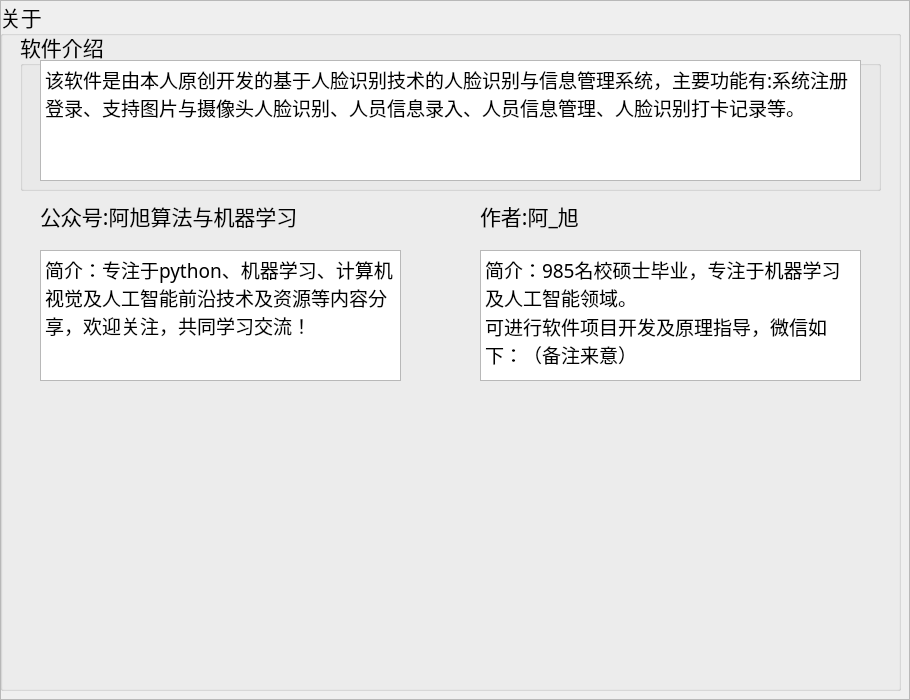
<?xml version="1.0" encoding="UTF-8"?>
<ui version="4.0">
 <class>aboutForm</class>
 <widget class="QWidget" name="aboutForm">
  <property name="geometry">
   <rect>
    <x>0</x>
    <y>0</y>
    <width>910</width>
    <height>700</height>
   </rect>
  </property>
  <property name="windowTitle">
   <string>Form</string>
  </property>
  <widget class="QFrame" name="frame">
   <property name="geometry">
    <rect>
     <x>0</x>
     <y>0</y>
     <width>911</width>
     <height>701</height>
    </rect>
   </property>
   <property name="frameShape">
    <enum>QFrame::StyledPanel</enum>
   </property>
   <property name="frameShadow">
    <enum>QFrame::Raised</enum>
   </property>
   <widget class="QFrame" name="frame_2">
    <property name="geometry">
     <rect>
      <x>0</x>
      <y>0</y>
      <width>910</width>
      <height>700</height>
     </rect>
    </property>
    <property name="frameShape">
     <enum>QFrame::StyledPanel</enum>
    </property>
    <property name="frameShadow">
     <enum>QFrame::Raised</enum>
    </property>
    <widget class="QGroupBox" name="groupBox">
     <property name="geometry">
      <rect>
       <x>0</x>
       <y>0</y>
       <width>901</width>
       <height>691</height>
      </rect>
     </property>
     <property name="font">
      <font>
       <family>华文楷体</family>
       <pointsize>16</pointsize>
      </font>
     </property>
     <property name="title">
      <string>关于</string>
     </property>
     <widget class="QLabel" name="label_2">
      <property name="geometry">
       <rect>
        <x>480</x>
        <y>200</y>
        <width>161</width>
        <height>31</height>
       </rect>
      </property>
      <property name="text">
       <string>作者:阿_旭</string>
      </property>
     </widget>
     <widget class="QLabel" name="label_3">
      <property name="geometry">
       <rect>
        <x>40</x>
        <y>200</y>
        <width>361</width>
        <height>31</height>
       </rect>
      </property>
      <property name="text">
       <string>公众号:阿旭算法与机器学习</string>
      </property>
     </widget>
     <widget class="QLabel" name="label">
      <property name="geometry">
       <rect>
        <x>70</x>
        <y>380</y>
        <width>280</width>
        <height>280</height>
       </rect>
      </property>
      <property name="styleSheet">
       <string notr="true">image: url(:/icons/ui_imgs/扫码关注公众号：【阿旭算法与机器学习】可以获取更多学习内容.jpg);</string>
      </property>
      <property name="text">
       <string/>
      </property>
     </widget>
     <widget class="QLabel" name="label_4">
      <property name="geometry">
       <rect>
        <x>550</x>
        <y>389</y>
        <width>261</width>
        <height>271</height>
       </rect>
      </property>
      <property name="styleSheet">
       <string notr="true">image: url(:/icons/ui_imgs/阿旭.jpg);</string>
      </property>
      <property name="text">
       <string/>
      </property>
     </widget>
     <widget class="QTextEdit" name="textEdit">
      <property name="geometry">
       <rect>
        <x>40</x>
        <y>250</y>
        <width>361</width>
        <height>131</height>
       </rect>
      </property>
      <property name="html">
       <string>&lt;!DOCTYPE HTML PUBLIC &quot;-//W3C//DTD HTML 4.0//EN&quot; &quot;http://www.w3.org/TR/REC-html40/strict.dtd&quot;&gt;
&lt;html&gt;&lt;head&gt;&lt;meta name=&quot;qrichtext&quot; content=&quot;1&quot; /&gt;&lt;style type=&quot;text/css&quot;&gt;
p, li { white-space: pre-wrap; }
&lt;/style&gt;&lt;/head&gt;&lt;body style=&quot; font-family:'华文楷体'; font-size:16pt; font-weight:400; font-style:normal;&quot;&gt;
&lt;p style=&quot; margin-top:0px; margin-bottom:0px; margin-left:0px; margin-right:0px; -qt-block-indent:0; text-indent:0px;&quot;&gt;&lt;span style=&quot; font-size:14pt;&quot;&gt;简介：专注于python、机器学习、计算机视觉及人工智能前沿技术及资源等内容分享，欢迎关注，共同学习交流！&lt;/span&gt;&lt;/p&gt;&lt;/body&gt;&lt;/html&gt;</string>
      </property>
     </widget>
     <widget class="QTextEdit" name="textEdit_2">
      <property name="geometry">
       <rect>
        <x>480</x>
        <y>250</y>
        <width>381</width>
        <height>131</height>
       </rect>
      </property>
      <property name="html">
       <string>&lt;!DOCTYPE HTML PUBLIC &quot;-//W3C//DTD HTML 4.0//EN&quot; &quot;http://www.w3.org/TR/REC-html40/strict.dtd&quot;&gt;
&lt;html&gt;&lt;head&gt;&lt;meta name=&quot;qrichtext&quot; content=&quot;1&quot; /&gt;&lt;style type=&quot;text/css&quot;&gt;
p, li { white-space: pre-wrap; }
&lt;/style&gt;&lt;/head&gt;&lt;body style=&quot; font-family:'华文楷体'; font-size:16pt; font-weight:400; font-style:normal;&quot;&gt;
&lt;p style=&quot; margin-top:0px; margin-bottom:0px; margin-left:0px; margin-right:0px; -qt-block-indent:0; text-indent:0px;&quot;&gt;&lt;span style=&quot; font-size:14pt;&quot;&gt;简介：985名校硕士毕业，专注于机器学习及人工智能领域。&lt;/span&gt;&lt;/p&gt;
&lt;p style=&quot; margin-top:0px; margin-bottom:0px; margin-left:0px; margin-right:0px; -qt-block-indent:0; text-indent:0px;&quot;&gt;&lt;span style=&quot; font-size:14pt;&quot;&gt;可进行软件项目开发及原理指导，微信如下：（备注来意）&lt;/span&gt;&lt;/p&gt;&lt;/body&gt;&lt;/html&gt;</string>
      </property>
     </widget>
     <widget class="QGroupBox" name="groupBox_2">
      <property name="geometry">
       <rect>
        <x>20</x>
        <y>30</y>
        <width>861</width>
        <height>161</height>
       </rect>
      </property>
      <property name="title">
       <string>软件介绍</string>
      </property>
      <widget class="QTextEdit" name="textEdit_3">
       <property name="geometry">
        <rect>
         <x>20</x>
         <y>30</y>
         <width>821</width>
         <height>121</height>
        </rect>
       </property>
       <property name="html">
        <string>&lt;!DOCTYPE HTML PUBLIC &quot;-//W3C//DTD HTML 4.0//EN&quot; &quot;http://www.w3.org/TR/REC-html40/strict.dtd&quot;&gt;
&lt;html&gt;&lt;head&gt;&lt;meta name=&quot;qrichtext&quot; content=&quot;1&quot; /&gt;&lt;style type=&quot;text/css&quot;&gt;
p, li { white-space: pre-wrap; }
&lt;/style&gt;&lt;/head&gt;&lt;body style=&quot; font-family:'华文楷体'; font-size:16pt; font-weight:400; font-style:normal;&quot;&gt;
&lt;p style=&quot; margin-top:0px; margin-bottom:0px; margin-left:0px; margin-right:0px; -qt-block-indent:0; text-indent:0px;&quot;&gt;&lt;span style=&quot; font-size:14pt;&quot;&gt;该软件是由本人原创开发的基于人脸识别技术的人脸识别与信息管理系统，主要功能有:系统注册登录、支持图片与摄像头人脸识别、人员信息录入、人员信息管理、人脸识别打卡记录等。&lt;/span&gt;&lt;/p&gt;&lt;/body&gt;&lt;/html&gt;</string>
       </property>
      </widget>
     </widget>
    </widget>
   </widget>
  </widget>
 </widget>
 <resources>
  <include location="img_source.qrc"/>
 </resources>
 <connections/>
</ui>
